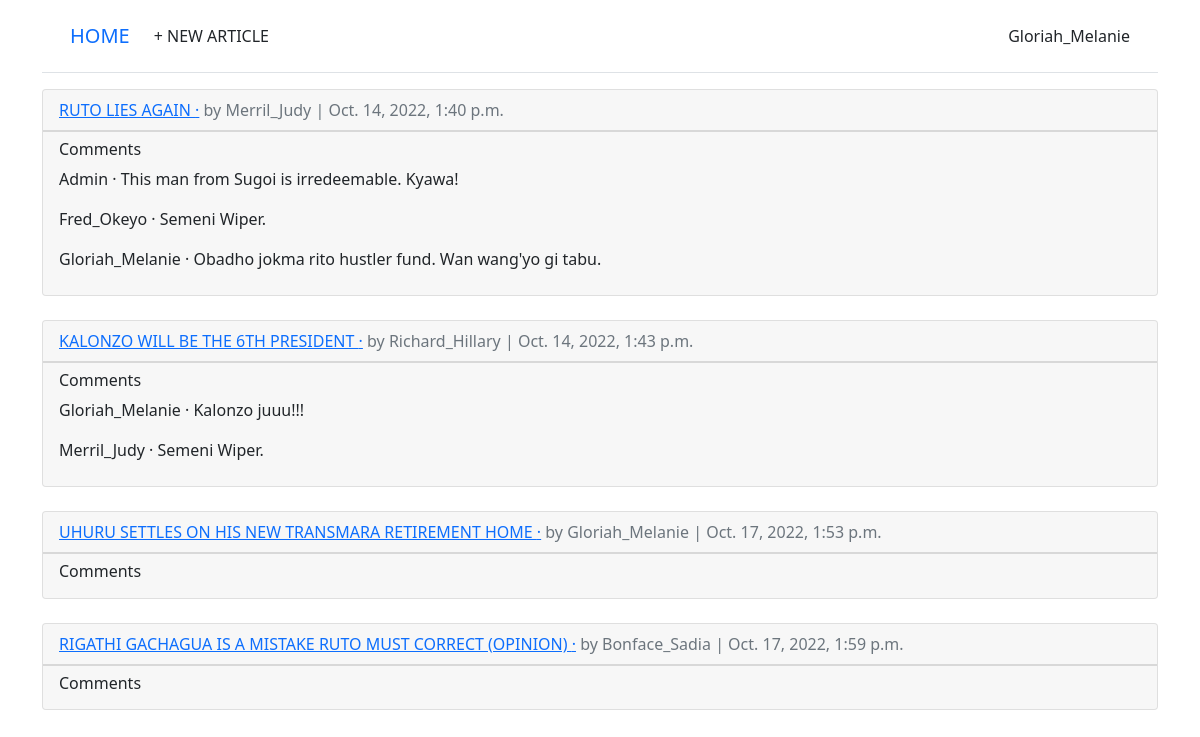
The page /articles/ (signed in) on the database its author committed.
### accounts/models.py (models this page shows)
class CustomUser(AbstractUser):
    age = models.PositiveIntegerField(null=True, blank=True)

### articles/models.py (models this page shows, shortened)
class Article(models.Model):
    title = models.CharField(max_length=255)
    body = models.TextField()
    date = models.DateTimeField(auto_now_add=True)
    author = models.ForeignKey(
        settings.AUTH_USER_MODEL,
        on_delete=models.CASCADE,
        )

class Comment(models.Model): # new
    article = models.ForeignKey(Article, on_delete=models.CASCADE)
    comment = models.CharField(max_length=140)
    author = models.ForeignKey(settings.AUTH_USER_MODEL,on_delete=models.CASCADE,)
    def __str__(self):
        return self.comment

### articles/views.py (the view)
# urls.py: path("", ArticleListView.as_view(),
class ArticleListView(LoginRequiredMixin,ListView):
    model = Article
    template_name = "article_list.html"

### templates/article_list.html (shortened to what this page needs)
{% extends "base.html" %}
{% block content %}
{% for article in article_list %}
 <div class="card">
 <div class="card-header">
<a href="{% url 'article_detail' article.pk%}"> <span class="font-weight-bold">{{ article.title }} </span> &middot;</a>
 <span class="text-muted">by {{ article.author }} |
    {{ article.date }}</span>
 </div>
 <div class="card-footer">
   <h6>Comments</h6>
   {% for comment in article.comment_set.all %}
   <p>
   <span class="font-weight-bold">
   {{ comment.author }} &middot;
   </span>
   {{ comment }}
   </p>
   {% endfor %}
   </div>
   </div>
 <br />
{% endfor %}
{% endblock content %}

### templates/base.html (shortened to what this page needs)
<!DOCTYPE html>
<html>
<head>
 <link href="https://cdn.jsdelivr.net/npm/bootstrap@5.1.3/dist/css/bootstrap.min.css" rel="stylesheet">
</head>
<body>
</body>
<body>
    <div class="container">
     <header class="p-3 mb-3 border-bottom">
     <div class="container">
     <div class="d-flex flex-wrap align-items-center justify-content-center
     justify-content-lg-start">
     <a class="navbar-brand" href="{% url 'home' %}">HOME</a>
     <ul class="nav col-12 col-lg-auto me-lg-auto mb-2 justify-content-
    center
     mb-md-0">
     {% if user.is_authenticated %}
     <li><a href="{% url 'article_new'%}" class="nav-link px-2 link-dark">+ NEW ARTICLE</a></li>
     </ul>
     <div class="dropdown text-end">
     <a href="#" class="d-block link-dark text-decoration-none dropdowntoggle"
     id="dropdownUser1" data-bs-toggle="dropdown" aria-expanded="false">
     {{ user.username }}
     </a>
     </div>
     {% endif %}
     </div>
     </div>
     </header>
     <main>
     {% block content %}
     {% endblock content %}
     </main>
    </div>
</html>

### rows shown on the page
CustomUser: username "Gloriah_Melanie"
Article: title "RUTO LIES AGAIN", author "Merril_Judy", date "Oct. 14, 2022, 1:40 p.m."
Comment: author "Admin", comment "This man from Sugoi is irredeemable. Kyawa!"
Comment: author "Fred_Okeyo", comment "Semeni Wiper."
Comment: author "Gloriah_Melanie", comment "Obadho jokma rito hustler fund. Wan wang'yo gi tabu."
Article: title "KALONZO WILL BE THE 6TH PRESIDENT", author "Richard_Hillary", date "Oct. 14, 2022, 1:43 p.m."
Comment: author "Gloriah_Melanie", comment "Kalonzo juuu!!!"
Comment: author "Merril_Judy", comment "Semeni Wiper."
Article: title "UHURU SETTLES ON HIS NEW TRANSMARA RETIREMENT HOME", author "Gloriah_Melanie", date "Oct. 17, 2022, 1:53 p.m."
Article: title "RIGATHI GACHAGUA IS A MISTAKE RUTO MUST CORRECT (OPINION)", author "Bonface_Sadia", date "Oct. 17, 2022, 1:59 p.m."
